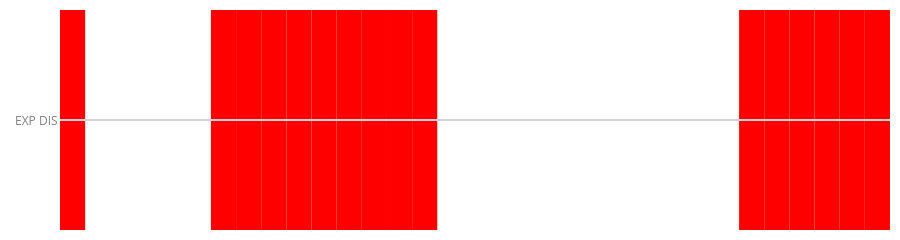

Source (notebook cell):
### Code cell
import plotly.graph_objects as go

# Example sequence
sequence = "MKTAYIAKQRQISFVKSHFSRQLEERLGLIEVQ"
sequence_length = len(sequence)
pred_indices = [0, 6, 7, 8, 9, 10, 11, 12, 13, 14, 27, 28, 29, 30, 31, 32]

# Build figure
fig = go.Figure()

# Add invisible scatter for hover text
fig.add_trace(go.Scatter(
    x=pred_indices,
    y=[0.5] * len(pred_indices),
    mode="markers",
    marker=dict(size=0.1, color="rgba(0,0,0,0)"),  # invisible
    hoverinfo="text",
    text=[f"{sequence[i]} (Pos {i+1})" for i in pred_indices]
))

# Add individual red rectangles
shapes = []
for idx in pred_indices:
    shapes.append(
        dict(
            type="rect",
            xref="x",
            yref="paper",
            x0=idx - 0.5,
            x1=idx + 0.5,
            y0=0,
            y1=1,
            fillcolor="rgba(255, 0, 0, 1.0)",
            line=dict(width=0)
        )
    )

# Add baseline
shapes.append(
    dict(
        type="line",
        xref="x",
        yref="paper",
        x0=-0.5,
        x1=sequence_length - 0.5,
        y0=0.5,
        y1=0.5,
        line=dict(color="lightgray", width=2)
    )
)

# Update layout
fig.update_layout(
    shapes=shapes,
    annotations=[
        dict(
            x= - .5,
            y=0.5,
            xref="x",
            yref="paper",
            text="PRED RCL",
            showarrow=False,
            font=dict(size=12, color="gray"),
            xanchor="right"
        )
    ],
    xaxis=dict(
        range=[-0.5, sequence_length - 0.5],
        showgrid=False,
        showticklabels=False,
        zeroline=False
    ),
    yaxis=dict(
        visible=False
    ),
    height=40,
    margin=dict(t=10, b=10, l=60, r=10),
    plot_bgcolor="white",
    paper_bgcolor="white",
    title=None
)

fig.show()

### Figure 1 — Plotly figure (JSON) as saved in the notebook; plotly's stock layout.template omitted (floating-point values rounded to 4 significant figures)
{"data": [{"hoverinfo": "text", "marker": {"color": "rgba(0,0,0,0)", "size": 0.1}, "mode": "markers", "text": ["M (Pos 1)", "A (Pos 7)", "K (Pos 8)", "Q (Pos 9)", "R (Pos 10)", "Q (Pos 11)", "I (Pos 12)", "S (Pos 13)", "F (Pos 14)", "V (Pos 15)", "G (Pos 28)", "L (Pos 29)", "I (Pos 30)", "E (Pos 31)", "V (Pos 32)", "Q (Pos 33)"], "type": "scatter", "x": [0, 6, 7, 8, 9, 10, 11, 12, 13, 14, 27, 28, 29, 30, 31, 32], "y": [0.5, 0.5, 0.5, 0.5, 0.5, 0.5, 0.5, 0.5, 0.5, 0.5, 0.5, 0.5, 0.5, 0.5, 0.5, 0.5]}], "layout": {"annotations": [{"font": {"color": "gray", "size": 12}, "showarrow": false, "text": "EXP DIS", "x": -0.5, "xanchor": "right", "xref": "x", "y": 0.5, "yref": "paper"}], "height": 40, "margin": {"b": 10, "l": 60, "r": 10, "t": 10}, "paper_bgcolor": "white", "plot_bgcolor": "white", "shapes": [{"fillcolor": "rgba(255, 0, 0, 1.0)", "line": {"width": 0}, "type": "rect", "x0": -0.5, "x1": 0.5, "xref": "x", "y0": 0, "y1": 1, "yref": "paper"}, {"fillcolor": "rgba(255, 0, 0, 1.0)", "line": {"width": 0}, "type": "rect", "x0": 5.5, "x1": 6.5, "xref": "x", "y0": 0, "y1": 1, "yref": "paper"}, {"fillcolor": "rgba(255, 0, 0, 1.0)", "line": {"width": 0}, "type": "rect", "x0": 6.5, "x1": 7.5, "xref": "x", "y0": 0, "y1": 1, "yref": "paper"}, {"fillcolor": "rgba(255, 0, 0, 1.0)", "line": {"width": 0}, "type": "rect", "x0": 7.5, "x1": 8.5, "xref": "x", "y0": 0, "y1": 1, "yref": "paper"}, {"fillcolor": "rgba(255, 0, 0, 1.0)", "line": {"width": 0}, "type": "rect", "x0": 8.5, "x1": 9.5, "xref": "x", "y0": 0, "y1": 1, "yref": "paper"}, {"fillcolor": "rgba(255, 0, 0, 1.0)", "line": {"width": 0}, "type": "rect", "x0": 9.5, "x1": 10.5, "xref": "x", "y0": 0, "y1": 1, "yref": "paper"}, {"fillcolor": "rgba(255, 0, 0, 1.0)", "line": {"width": 0}, "type": "rect", "x0": 10.5, "x1": 11.5, "xref": "x", "y0": 0, "y1": 1, "yref": "paper"}, {"fillcolor": "rgba(255, 0, 0, 1.0)", "line": {"width": 0}, "type": "rect", "x0": 11.5, "x1": 12.5, "xref": "x", "y0": 0, "y1": 1, "yref": "paper"}, {"fillcolor": "rgba(255, 0, 0, 1.0)", "line": {"width": 0}, "type": "rect", "x0": 12.5, "x1": 13.5, "xref": "x", "y0": 0, "y1": 1, "yref": "paper"}, {"fillcolor": "rgba(255, 0, 0, 1.0)", "line": {"width": 0}, "type": "rect", "x0": 13.5, "x1": 14.5, "xref": "x", "y0": 0, "y1": 1, "yref": "paper"}, {"fillcolor": "rgba(255, 0, 0, 1.0)", "line": {"width": 0}, "type": "rect", "x0": 26.5, "x1": 27.5, "xref": "x", "y0": 0, "y1": 1, "yref": "paper"}, {"fillcolor": "rgba(255, 0, 0, 1.0)", "line": {"width": 0}, "type": "rect", "x0": 27.5, "x1": 28.5, "xref": "x", "y0": 0, "y1": 1, "yref": "paper"}, {"fillcolor": "rgba(255, 0, 0, 1.0)", "line": {"width": 0}, "type": "rect", "x0": 28.5, "x1": 29.5, "xref": "x", "y0": 0, "y1": 1, "yref": "paper"}, {"fillcolor": "rgba(255, 0, 0, 1.0)", "line": {"width": 0}, "type": "rect", "x0": 29.5, "x1": 30.5, "xref": "x", "y0": 0, "y1": 1, "yref": "paper"}, {"fillcolor": "rgba(255, 0, 0, 1.0)", "line": {"width": 0}, "type": "rect", "x0": 30.5, "x1": 31.5, "xref": "x", "y0": 0, "y1": 1, "yref": "paper"}, {"fillcolor": "rgba(255, 0, 0, 1.0)", "line": {"width": 0}, "type": "rect", "x0": 31.5, "x1": 32.5, "xref": "x", "y0": 0, "y1": 1, "yref": "paper"}, {"line": {"color": "lightgray", "width": 2}, "type": "line", "x0": -0.5, "x1": 32.5, "xref": "x", "y0": 0.5, "y1": 0.5, "yref": "paper"}], "title": {}, "xaxis": {"range": [-0.5, 32.5], "showgrid": false, "showticklabels": false, "zeroline": false}, "yaxis": {"visible": false}}}
